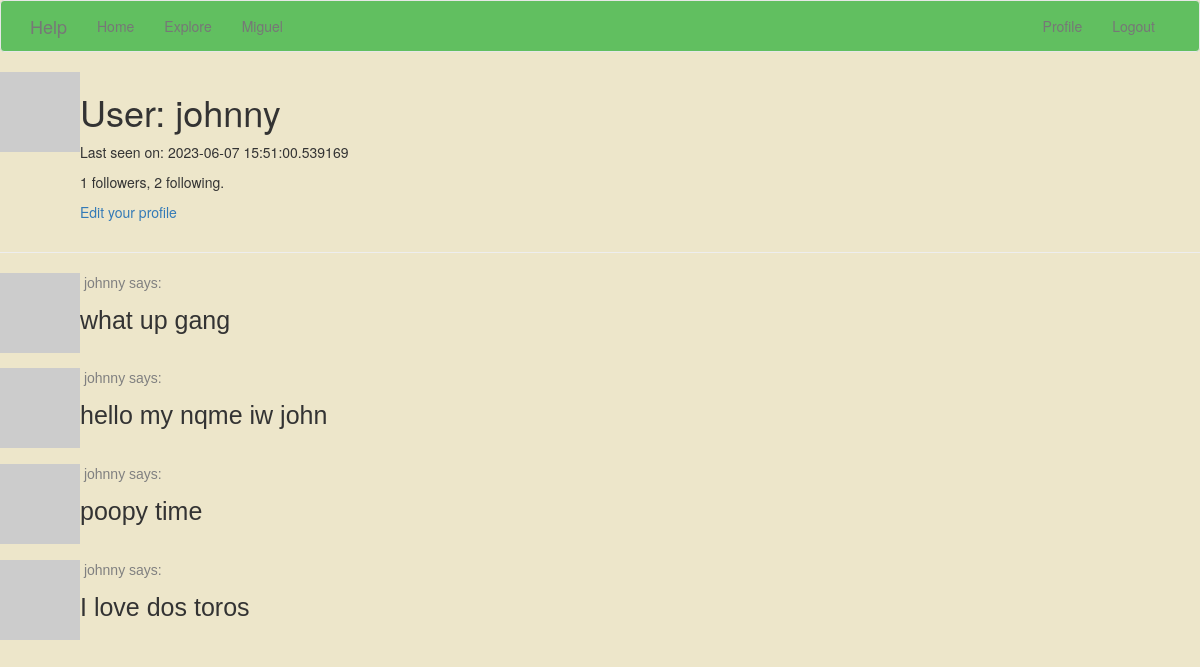
/user/johnny (signed in), run on an earlier commit of the app's database.
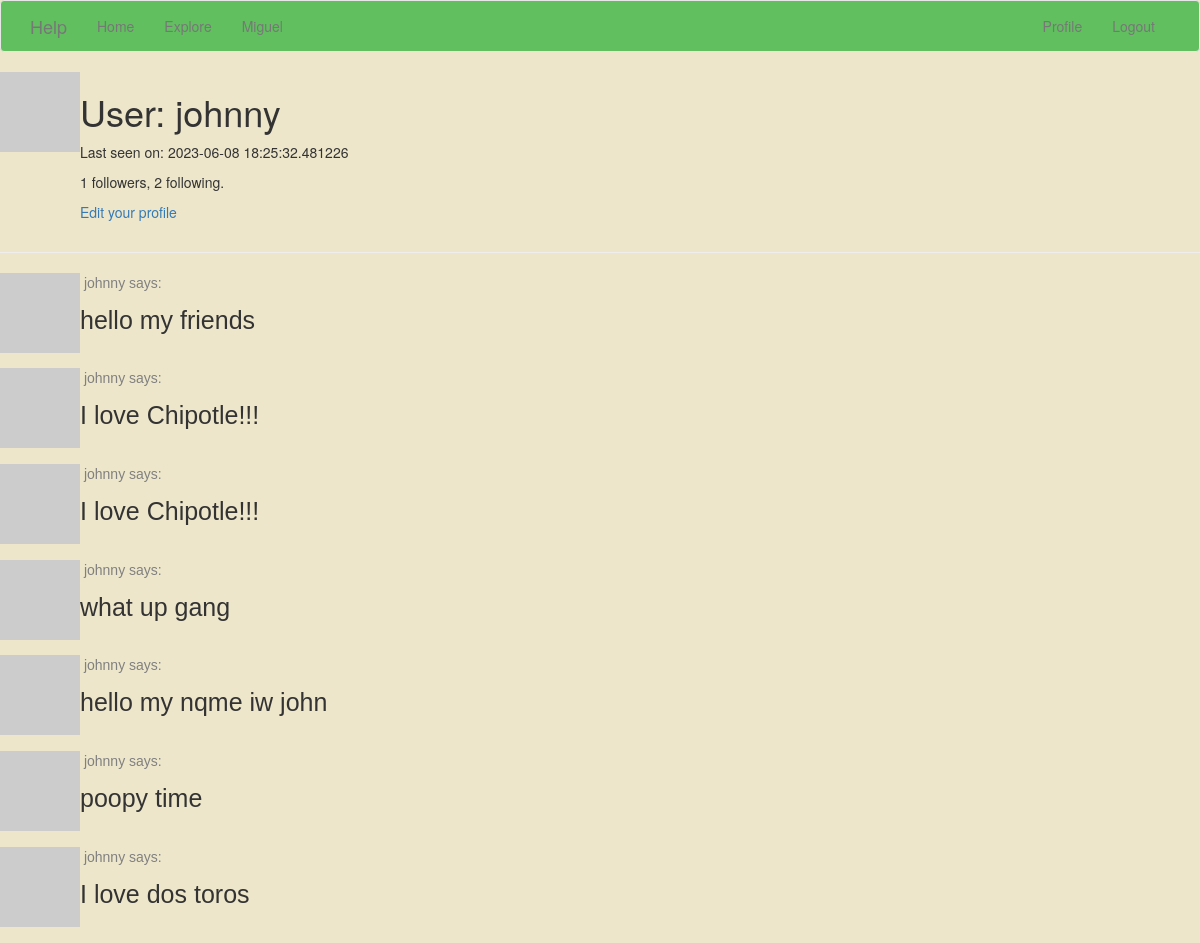
And on a later commit of the database.
### app/models.py (models this page shows, shortened)
class User(UserMixin, db.Model):
    id = db.Column(db.Integer, primary_key=True)
    username = db.Column(db.String(64), index=True, unique=True)
    email = db.Column(db.String(120), index=True, unique=True)
    password_hash = db.Column(db.String(128))
    posts = db.relationship('Post', backref='author', lazy='dynamic')
    about_me = db.Column(db.String(140))
    last_seen = db.Column(db.DateTime, default=datetime.utcnow)
    followed = db.relationship(
        'User', secondary=followers,
        primaryjoin=(followers.c.follower_id == id),
        secondaryjoin=(followers.c.followed_id == id),
        backref=db.backref('followers', lazy='dynamic'), lazy='dynamic')
    def avatar(self, size):
        digest = md5(self.email.lower().encode('utf-8')).hexdigest()
        return 'https://www.gravatar.com/avatar/729e26a2a2c7ff24a71958d4aa4e5f35'.format(
            digest, size)

class Post(db.Model):
    id = db.Column(db.Integer, primary_key=True)
    body = db.Column(db.String(140))
    timestamp = db.Column(db.DateTime, index=True, default=datetime.utcnow)
    user_id = db.Column(db.Integer, db.ForeignKey('user.id'))
    rating = db.Column(db.Integer, default=0)

### app/routes.py (the view)
@app.route('/user/<username>')
@login_required
def user(username):
    user = User.query.filter_by(username=username).first_or_404()
    page = request.args.get('page', 1, type=int)
    posts = user.posts.order_by(Post.timestamp.desc()).paginate(
        page=page, per_page=app.config['POSTS_PER_PAGE'], error_out=False)
    next_url = url_for('user', username=user.username, page=posts.next_num) \
        if posts.has_next else None
    prev_url = url_for('user', username=user.username, page=posts.prev_num) \
        if posts.has_prev else None
    form = EmptyForm()
    return render_template('user.html', user=user, posts=posts.items,
                           next_url=next_url, prev_url=prev_url, form=form)

### app/models.py (called while the page is built)
@login.user_loader
def load_user(id):
    return User.query.get(int(id))

### app/routes.py (called while the page is built)
@app.before_request
def before_request():
    if current_user.is_authenticated:
        current_user.last_seen = datetime.utcnow()
        db.session.commit()

### app/templates/user.html (shortened to what this page needs)
{% extends "base.html" %}
{% block content %}
    <table>
        <tr valign="top">
            <td><img src="{{ user.avatar(128) }}"></td>
            <td>
                <h1>User: {{ user.username }}</h1>
                {% if user.last_seen %}<p>Last seen on: {{ user.last_seen }}</p>{% endif %}
                <p>{{ user.followers.count() }} followers, {{ user.followed.count() }} following.</p>
                {% if user == current_user %}
                <p><a href="{{ url_for('edit_profile') }}">Edit your profile</a></p>
                {% endif %}
            </td>
        </tr>
    </table>
    <hr>
    {% for post in posts %}
        {% include '_post.html' %}
    {% endfor %}
{% endblock %}

### app/templates/_post.html (shortened to what this page needs)
    <table>
        <tr valign="top">
            <td><img src="{{ post.author.avatar(36) }}"></td>
            <td>
                <a href="{{ url_for('user', username=post.author.username) }}">
                    <p style="font-family: Helvetica; color: grey" >&nbsp{{ post.author.username }} says:</p>
                </a>
              <body style="background-color:#ede6ca;">
              <p style="font-family: Helvetica; font-size: 25px"> {{ post.body }} </p>
              <br>
              </body>
            </td>
        </tr>
    </table>

What changed in the data, as far as the page shows it:
changed User "johnny": last_seen "2023-06-07 15:51:00.539169" → "2023-06-08 18:25:32.481226"
added Post: author.username "johnny", body "hello my friends"
added Post: author.username "johnny", body "I love Chipotle!!!"
added Post: author.username "johnny", body "I love Chipotle!!!"
